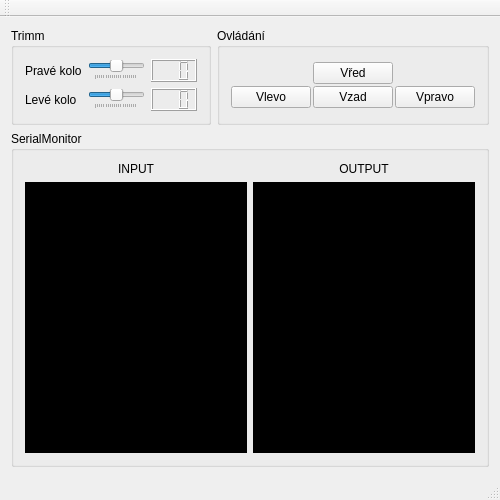
<?xml version="1.0" encoding="UTF-8"?>
<ui version="4.0">
 <class>MainWindow</class>
 <widget class="QMainWindow" name="MainWindow">
  <property name="geometry">
   <rect>
    <x>0</x>
    <y>0</y>
    <width>500</width>
    <height>500</height>
   </rect>
  </property>
  <property name="windowTitle">
   <string>MainWindow</string>
  </property>
  <widget class="QWidget" name="centralWidget">
   <layout class="QGridLayout" name="gridLayout_5">
    <item row="0" column="0">
     <widget class="QGroupBox" name="groupBox_3">
      <property name="title">
       <string>Trimm</string>
      </property>
      <layout class="QGridLayout" name="gridLayout_4">
       <item row="0" column="2">
        <widget class="QLCDNumber" name="lcdNumber">
         <property name="sizePolicy">
          <sizepolicy hsizetype="Fixed" vsizetype="Minimum">
           <horstretch>0</horstretch>
           <verstretch>0</verstretch>
          </sizepolicy>
         </property>
         <property name="digitCount">
          <number>3</number>
         </property>
        </widget>
       </item>
       <item row="1" column="0">
        <widget class="QLabel" name="label_4">
         <property name="text">
          <string>Levé kolo</string>
         </property>
        </widget>
       </item>
       <item row="0" column="0">
        <widget class="QLabel" name="label_3">
         <property name="text">
          <string>Pravé kolo</string>
         </property>
        </widget>
       </item>
       <item row="0" column="1">
        <widget class="QSlider" name="horizontalSlider">
         <property name="minimum">
          <number>-99</number>
         </property>
         <property name="maximum">
          <number>99</number>
         </property>
         <property name="pageStep">
          <number>10</number>
         </property>
         <property name="orientation">
          <enum>Qt::Horizontal</enum>
         </property>
         <property name="tickPosition">
          <enum>QSlider::TicksBelow</enum>
         </property>
        </widget>
       </item>
       <item row="1" column="1">
        <widget class="QSlider" name="horizontalSlider_2">
         <property name="minimum">
          <number>-99</number>
         </property>
         <property name="maximum">
          <number>99</number>
         </property>
         <property name="orientation">
          <enum>Qt::Horizontal</enum>
         </property>
         <property name="tickPosition">
          <enum>QSlider::TicksBelow</enum>
         </property>
        </widget>
       </item>
       <item row="1" column="2">
        <widget class="QLCDNumber" name="lcdNumber_2">
         <property name="sizePolicy">
          <sizepolicy hsizetype="Fixed" vsizetype="Minimum">
           <horstretch>0</horstretch>
           <verstretch>0</verstretch>
          </sizepolicy>
         </property>
         <property name="digitCount">
          <number>3</number>
         </property>
        </widget>
       </item>
      </layout>
      <zorder>label_4</zorder>
      <zorder>label_3</zorder>
      <zorder>horizontalSlider_2</zorder>
      <zorder>horizontalSlider</zorder>
      <zorder>label_4</zorder>
      <zorder>label_3</zorder>
      <zorder>horizontalSlider_2</zorder>
      <zorder>horizontalSlider</zorder>
      <zorder>lcdNumber</zorder>
      <zorder>lcdNumber_2</zorder>
     </widget>
    </item>
    <item row="0" column="1">
     <widget class="QGroupBox" name="groupBox">
      <property name="title">
       <string>Ovládání</string>
      </property>
      <layout class="QGridLayout" name="gridLayout_2">
       <item row="0" column="0">
        <layout class="QGridLayout" name="gridLayout">
         <property name="sizeConstraint">
          <enum>QLayout::SetMaximumSize</enum>
         </property>
         <property name="spacing">
          <number>2</number>
         </property>
         <item row="1" column="1">
          <widget class="QPushButton" name="pushButton_2">
           <property name="sizePolicy">
            <sizepolicy hsizetype="Maximum" vsizetype="Maximum">
             <horstretch>0</horstretch>
             <verstretch>0</verstretch>
            </sizepolicy>
           </property>
           <property name="text">
            <string>Vzad</string>
           </property>
          </widget>
         </item>
         <item row="1" column="2">
          <widget class="QPushButton" name="pushButton_4">
           <property name="sizePolicy">
            <sizepolicy hsizetype="Maximum" vsizetype="Maximum">
             <horstretch>0</horstretch>
             <verstretch>0</verstretch>
            </sizepolicy>
           </property>
           <property name="text">
            <string>Vpravo</string>
           </property>
          </widget>
         </item>
         <item row="0" column="1">
          <widget class="QPushButton" name="pushButton">
           <property name="sizePolicy">
            <sizepolicy hsizetype="Maximum" vsizetype="Maximum">
             <horstretch>0</horstretch>
             <verstretch>0</verstretch>
            </sizepolicy>
           </property>
           <property name="text">
            <string>Vřed</string>
           </property>
          </widget>
         </item>
         <item row="1" column="0">
          <widget class="QPushButton" name="pushButton_3">
           <property name="sizePolicy">
            <sizepolicy hsizetype="Maximum" vsizetype="Maximum">
             <horstretch>0</horstretch>
             <verstretch>0</verstretch>
            </sizepolicy>
           </property>
           <property name="text">
            <string>Vlevo</string>
           </property>
          </widget>
         </item>
        </layout>
       </item>
      </layout>
     </widget>
    </item>
    <item row="1" column="0" colspan="2">
     <widget class="QGroupBox" name="groupBox_2">
      <property name="title">
       <string>SerialMonitor</string>
      </property>
      <layout class="QGridLayout" name="gridLayout_3">
       <item row="0" column="0">
        <widget class="QLabel" name="label">
         <property name="text">
          <string>INPUT</string>
         </property>
         <property name="alignment">
          <set>Qt::AlignCenter</set>
         </property>
        </widget>
       </item>
       <item row="0" column="1">
        <widget class="QLabel" name="label_2">
         <property name="text">
          <string>OUTPUT</string>
         </property>
         <property name="alignment">
          <set>Qt::AlignCenter</set>
         </property>
        </widget>
       </item>
       <item row="1" column="0">
        <widget class="QTextEdit" name="textEdit">
         <property name="palette">
          <palette>
           <active>
            <colorrole role="WindowText">
             <brush brushstyle="SolidPattern">
              <color alpha="255">
               <red>255</red>
               <green>255</green>
               <blue>255</blue>
              </color>
             </brush>
            </colorrole>
            <colorrole role="Button">
             <brush brushstyle="SolidPattern">
              <color alpha="255">
               <red>0</red>
               <green>0</green>
               <blue>0</blue>
              </color>
             </brush>
            </colorrole>
            <colorrole role="Light">
             <brush brushstyle="SolidPattern">
              <color alpha="255">
               <red>0</red>
               <green>0</green>
               <blue>0</blue>
              </color>
             </brush>
            </colorrole>
            <colorrole role="Midlight">
             <brush brushstyle="SolidPattern">
              <color alpha="255">
               <red>0</red>
               <green>0</green>
               <blue>0</blue>
              </color>
             </brush>
            </colorrole>
            <colorrole role="Dark">
             <brush brushstyle="SolidPattern">
              <color alpha="255">
               <red>0</red>
               <green>0</green>
               <blue>0</blue>
              </color>
             </brush>
            </colorrole>
            <colorrole role="Mid">
             <brush brushstyle="SolidPattern">
              <color alpha="255">
               <red>0</red>
               <green>0</green>
               <blue>0</blue>
              </color>
             </brush>
            </colorrole>
            <colorrole role="Text">
             <brush brushstyle="SolidPattern">
              <color alpha="255">
               <red>0</red>
               <green>255</green>
               <blue>0</blue>
              </color>
             </brush>
            </colorrole>
            <colorrole role="BrightText">
             <brush brushstyle="SolidPattern">
              <color alpha="255">
               <red>255</red>
               <green>255</green>
               <blue>255</blue>
              </color>
             </brush>
            </colorrole>
            <colorrole role="ButtonText">
             <brush brushstyle="SolidPattern">
              <color alpha="255">
               <red>255</red>
               <green>255</green>
               <blue>255</blue>
              </color>
             </brush>
            </colorrole>
            <colorrole role="Base">
             <brush brushstyle="SolidPattern">
              <color alpha="255">
               <red>0</red>
               <green>0</green>
               <blue>0</blue>
              </color>
             </brush>
            </colorrole>
            <colorrole role="Window">
             <brush brushstyle="SolidPattern">
              <color alpha="255">
               <red>0</red>
               <green>0</green>
               <blue>0</blue>
              </color>
             </brush>
            </colorrole>
            <colorrole role="Shadow">
             <brush brushstyle="SolidPattern">
              <color alpha="255">
               <red>0</red>
               <green>0</green>
               <blue>0</blue>
              </color>
             </brush>
            </colorrole>
            <colorrole role="AlternateBase">
             <brush brushstyle="SolidPattern">
              <color alpha="255">
               <red>0</red>
               <green>0</green>
               <blue>0</blue>
              </color>
             </brush>
            </colorrole>
            <colorrole role="ToolTipBase">
             <brush brushstyle="SolidPattern">
              <color alpha="255">
               <red>255</red>
               <green>255</green>
               <blue>220</blue>
              </color>
             </brush>
            </colorrole>
            <colorrole role="ToolTipText">
             <brush brushstyle="SolidPattern">
              <color alpha="255">
               <red>0</red>
               <green>0</green>
               <blue>0</blue>
              </color>
             </brush>
            </colorrole>
           </active>
           <inactive>
            <colorrole role="WindowText">
             <brush brushstyle="SolidPattern">
              <color alpha="255">
               <red>255</red>
               <green>255</green>
               <blue>255</blue>
              </color>
             </brush>
            </colorrole>
            <colorrole role="Button">
             <brush brushstyle="SolidPattern">
              <color alpha="255">
               <red>0</red>
               <green>0</green>
               <blue>0</blue>
              </color>
             </brush>
            </colorrole>
            <colorrole role="Light">
             <brush brushstyle="SolidPattern">
              <color alpha="255">
               <red>0</red>
               <green>0</green>
               <blue>0</blue>
              </color>
             </brush>
            </colorrole>
            <colorrole role="Midlight">
             <brush brushstyle="SolidPattern">
              <color alpha="255">
               <red>0</red>
               <green>0</green>
               <blue>0</blue>
              </color>
             </brush>
            </colorrole>
            <colorrole role="Dark">
             <brush brushstyle="SolidPattern">
              <color alpha="255">
               <red>0</red>
               <green>0</green>
               <blue>0</blue>
              </color>
             </brush>
            </colorrole>
            <colorrole role="Mid">
             <brush brushstyle="SolidPattern">
              <color alpha="255">
               <red>0</red>
               <green>0</green>
               <blue>0</blue>
              </color>
             </brush>
            </colorrole>
            <colorrole role="Text">
             <brush brushstyle="SolidPattern">
              <color alpha="255">
               <red>0</red>
               <green>255</green>
               <blue>0</blue>
              </color>
             </brush>
            </colorrole>
            <colorrole role="BrightText">
             <brush brushstyle="SolidPattern">
              <color alpha="255">
               <red>255</red>
               <green>255</green>
               <blue>255</blue>
              </color>
             </brush>
            </colorrole>
            <colorrole role="ButtonText">
             <brush brushstyle="SolidPattern">
              <color alpha="255">
               <red>255</red>
               <green>255</green>
               <blue>255</blue>
              </color>
             </brush>
            </colorrole>
            <colorrole role="Base">
             <brush brushstyle="SolidPattern">
              <color alpha="255">
               <red>0</red>
               <green>0</green>
               <blue>0</blue>
              </color>
             </brush>
            </colorrole>
            <colorrole role="Window">
             <brush brushstyle="SolidPattern">
              <color alpha="255">
               <red>0</red>
               <green>0</green>
               <blue>0</blue>
              </color>
             </brush>
            </colorrole>
            <colorrole role="Shadow">
             <brush brushstyle="SolidPattern">
              <color alpha="255">
               <red>0</red>
               <green>0</green>
               <blue>0</blue>
              </color>
             </brush>
            </colorrole>
            <colorrole role="AlternateBase">
             <brush brushstyle="SolidPattern">
              <color alpha="255">
               <red>0</red>
               <green>0</green>
               <blue>0</blue>
              </color>
             </brush>
            </colorrole>
            <colorrole role="ToolTipBase">
             <brush brushstyle="SolidPattern">
              <color alpha="255">
               <red>255</red>
               <green>255</green>
               <blue>220</blue>
              </color>
             </brush>
            </colorrole>
            <colorrole role="ToolTipText">
             <brush brushstyle="SolidPattern">
              <color alpha="255">
               <red>0</red>
               <green>0</green>
               <blue>0</blue>
              </color>
             </brush>
            </colorrole>
           </inactive>
           <disabled>
            <colorrole role="WindowText">
             <brush brushstyle="SolidPattern">
              <color alpha="255">
               <red>0</red>
               <green>0</green>
               <blue>0</blue>
              </color>
             </brush>
            </colorrole>
            <colorrole role="Button">
             <brush brushstyle="SolidPattern">
              <color alpha="255">
               <red>0</red>
               <green>0</green>
               <blue>0</blue>
              </color>
             </brush>
            </colorrole>
            <colorrole role="Light">
             <brush brushstyle="SolidPattern">
              <color alpha="255">
               <red>0</red>
               <green>0</green>
               <blue>0</blue>
              </color>
             </brush>
            </colorrole>
            <colorrole role="Midlight">
             <brush brushstyle="SolidPattern">
              <color alpha="255">
               <red>0</red>
               <green>0</green>
               <blue>0</blue>
              </color>
             </brush>
            </colorrole>
            <colorrole role="Dark">
             <brush brushstyle="SolidPattern">
              <color alpha="255">
               <red>0</red>
               <green>0</green>
               <blue>0</blue>
              </color>
             </brush>
            </colorrole>
            <colorrole role="Mid">
             <brush brushstyle="SolidPattern">
              <color alpha="255">
               <red>0</red>
               <green>0</green>
               <blue>0</blue>
              </color>
             </brush>
            </colorrole>
            <colorrole role="Text">
             <brush brushstyle="SolidPattern">
              <color alpha="255">
               <red>0</red>
               <green>0</green>
               <blue>0</blue>
              </color>
             </brush>
            </colorrole>
            <colorrole role="BrightText">
             <brush brushstyle="SolidPattern">
              <color alpha="255">
               <red>255</red>
               <green>255</green>
               <blue>255</blue>
              </color>
             </brush>
            </colorrole>
            <colorrole role="ButtonText">
             <brush brushstyle="SolidPattern">
              <color alpha="255">
               <red>0</red>
               <green>0</green>
               <blue>0</blue>
              </color>
             </brush>
            </colorrole>
            <colorrole role="Base">
             <brush brushstyle="SolidPattern">
              <color alpha="255">
               <red>0</red>
               <green>0</green>
               <blue>0</blue>
              </color>
             </brush>
            </colorrole>
            <colorrole role="Window">
             <brush brushstyle="SolidPattern">
              <color alpha="255">
               <red>0</red>
               <green>0</green>
               <blue>0</blue>
              </color>
             </brush>
            </colorrole>
            <colorrole role="Shadow">
             <brush brushstyle="SolidPattern">
              <color alpha="255">
               <red>0</red>
               <green>0</green>
               <blue>0</blue>
              </color>
             </brush>
            </colorrole>
            <colorrole role="AlternateBase">
             <brush brushstyle="SolidPattern">
              <color alpha="255">
               <red>0</red>
               <green>0</green>
               <blue>0</blue>
              </color>
             </brush>
            </colorrole>
            <colorrole role="ToolTipBase">
             <brush brushstyle="SolidPattern">
              <color alpha="255">
               <red>255</red>
               <green>255</green>
               <blue>220</blue>
              </color>
             </brush>
            </colorrole>
            <colorrole role="ToolTipText">
             <brush brushstyle="SolidPattern">
              <color alpha="255">
               <red>0</red>
               <green>0</green>
               <blue>0</blue>
              </color>
             </brush>
            </colorrole>
           </disabled>
          </palette>
         </property>
        </widget>
       </item>
       <item row="1" column="1">
        <widget class="QTextEdit" name="textEdit_2">
         <property name="palette">
          <palette>
           <active>
            <colorrole role="WindowText">
             <brush brushstyle="SolidPattern">
              <color alpha="255">
               <red>255</red>
               <green>255</green>
               <blue>255</blue>
              </color>
             </brush>
            </colorrole>
            <colorrole role="Button">
             <brush brushstyle="SolidPattern">
              <color alpha="255">
               <red>0</red>
               <green>0</green>
               <blue>0</blue>
              </color>
             </brush>
            </colorrole>
            <colorrole role="Light">
             <brush brushstyle="SolidPattern">
              <color alpha="255">
               <red>0</red>
               <green>0</green>
               <blue>0</blue>
              </color>
             </brush>
            </colorrole>
            <colorrole role="Midlight">
             <brush brushstyle="SolidPattern">
              <color alpha="255">
               <red>0</red>
               <green>0</green>
               <blue>0</blue>
              </color>
             </brush>
            </colorrole>
            <colorrole role="Dark">
             <brush brushstyle="SolidPattern">
              <color alpha="255">
               <red>0</red>
               <green>0</green>
               <blue>0</blue>
              </color>
             </brush>
            </colorrole>
            <colorrole role="Mid">
             <brush brushstyle="SolidPattern">
              <color alpha="255">
               <red>0</red>
               <green>0</green>
               <blue>0</blue>
              </color>
             </brush>
            </colorrole>
            <colorrole role="Text">
             <brush brushstyle="SolidPattern">
              <color alpha="255">
               <red>0</red>
               <green>255</green>
               <blue>0</blue>
              </color>
             </brush>
            </colorrole>
            <colorrole role="BrightText">
             <brush brushstyle="SolidPattern">
              <color alpha="255">
               <red>255</red>
               <green>255</green>
               <blue>255</blue>
              </color>
             </brush>
            </colorrole>
            <colorrole role="ButtonText">
             <brush brushstyle="SolidPattern">
              <color alpha="255">
               <red>255</red>
               <green>255</green>
               <blue>255</blue>
              </color>
             </brush>
            </colorrole>
            <colorrole role="Base">
             <brush brushstyle="SolidPattern">
              <color alpha="255">
               <red>0</red>
               <green>0</green>
               <blue>0</blue>
              </color>
             </brush>
            </colorrole>
            <colorrole role="Window">
             <brush brushstyle="SolidPattern">
              <color alpha="255">
               <red>0</red>
               <green>0</green>
               <blue>0</blue>
              </color>
             </brush>
            </colorrole>
            <colorrole role="Shadow">
             <brush brushstyle="SolidPattern">
              <color alpha="255">
               <red>0</red>
               <green>0</green>
               <blue>0</blue>
              </color>
             </brush>
            </colorrole>
            <colorrole role="AlternateBase">
             <brush brushstyle="SolidPattern">
              <color alpha="255">
               <red>0</red>
               <green>0</green>
               <blue>0</blue>
              </color>
             </brush>
            </colorrole>
            <colorrole role="ToolTipBase">
             <brush brushstyle="SolidPattern">
              <color alpha="255">
               <red>255</red>
               <green>255</green>
               <blue>220</blue>
              </color>
             </brush>
            </colorrole>
            <colorrole role="ToolTipText">
             <brush brushstyle="SolidPattern">
              <color alpha="255">
               <red>0</red>
               <green>0</green>
               <blue>0</blue>
              </color>
             </brush>
            </colorrole>
           </active>
           <inactive>
            <colorrole role="WindowText">
             <brush brushstyle="SolidPattern">
              <color alpha="255">
               <red>255</red>
               <green>255</green>
               <blue>255</blue>
              </color>
             </brush>
            </colorrole>
            <colorrole role="Button">
             <brush brushstyle="SolidPattern">
              <color alpha="255">
               <red>0</red>
               <green>0</green>
               <blue>0</blue>
              </color>
             </brush>
            </colorrole>
            <colorrole role="Light">
             <brush brushstyle="SolidPattern">
              <color alpha="255">
               <red>0</red>
               <green>0</green>
               <blue>0</blue>
              </color>
             </brush>
            </colorrole>
            <colorrole role="Midlight">
             <brush brushstyle="SolidPattern">
              <color alpha="255">
               <red>0</red>
               <green>0</green>
               <blue>0</blue>
              </color>
             </brush>
            </colorrole>
            <colorrole role="Dark">
             <brush brushstyle="SolidPattern">
              <color alpha="255">
               <red>0</red>
               <green>0</green>
               <blue>0</blue>
              </color>
             </brush>
            </colorrole>
            <colorrole role="Mid">
             <brush brushstyle="SolidPattern">
              <color alpha="255">
               <red>0</red>
               <green>0</green>
               <blue>0</blue>
              </color>
             </brush>
            </colorrole>
            <colorrole role="Text">
             <brush brushstyle="SolidPattern">
              <color alpha="255">
               <red>0</red>
               <green>255</green>
               <blue>0</blue>
              </color>
             </brush>
            </colorrole>
            <colorrole role="BrightText">
             <brush brushstyle="SolidPattern">
              <color alpha="255">
               <red>255</red>
               <green>255</green>
               <blue>255</blue>
              </color>
             </brush>
            </colorrole>
            <colorrole role="ButtonText">
             <brush brushstyle="SolidPattern">
              <color alpha="255">
               <red>255</red>
               <green>255</green>
               <blue>255</blue>
              </color>
             </brush>
            </colorrole>
            <colorrole role="Base">
             <brush brushstyle="SolidPattern">
              <color alpha="255">
               <red>0</red>
               <green>0</green>
               <blue>0</blue>
              </color>
             </brush>
            </colorrole>
            <colorrole role="Window">
             <brush brushstyle="SolidPattern">
              <color alpha="255">
               <red>0</red>
               <green>0</green>
               <blue>0</blue>
              </color>
             </brush>
            </colorrole>
            <colorrole role="Shadow">
             <brush brushstyle="SolidPattern">
              <color alpha="255">
               <red>0</red>
               <green>0</green>
               <blue>0</blue>
              </color>
             </brush>
            </colorrole>
            <colorrole role="AlternateBase">
             <brush brushstyle="SolidPattern">
              <color alpha="255">
               <red>0</red>
               <green>0</green>
               <blue>0</blue>
              </color>
             </brush>
            </colorrole>
            <colorrole role="ToolTipBase">
             <brush brushstyle="SolidPattern">
              <color alpha="255">
               <red>255</red>
               <green>255</green>
               <blue>220</blue>
              </color>
             </brush>
            </colorrole>
            <colorrole role="ToolTipText">
             <brush brushstyle="SolidPattern">
              <color alpha="255">
               <red>0</red>
               <green>0</green>
               <blue>0</blue>
              </color>
             </brush>
            </colorrole>
           </inactive>
           <disabled>
            <colorrole role="WindowText">
             <brush brushstyle="SolidPattern">
              <color alpha="255">
               <red>0</red>
               <green>0</green>
               <blue>0</blue>
              </color>
             </brush>
            </colorrole>
            <colorrole role="Button">
             <brush brushstyle="SolidPattern">
              <color alpha="255">
               <red>0</red>
               <green>0</green>
               <blue>0</blue>
              </color>
             </brush>
            </colorrole>
            <colorrole role="Light">
             <brush brushstyle="SolidPattern">
              <color alpha="255">
               <red>0</red>
               <green>0</green>
               <blue>0</blue>
              </color>
             </brush>
            </colorrole>
            <colorrole role="Midlight">
             <brush brushstyle="SolidPattern">
              <color alpha="255">
               <red>0</red>
               <green>0</green>
               <blue>0</blue>
              </color>
             </brush>
            </colorrole>
            <colorrole role="Dark">
             <brush brushstyle="SolidPattern">
              <color alpha="255">
               <red>0</red>
               <green>0</green>
               <blue>0</blue>
              </color>
             </brush>
            </colorrole>
            <colorrole role="Mid">
             <brush brushstyle="SolidPattern">
              <color alpha="255">
               <red>0</red>
               <green>0</green>
               <blue>0</blue>
              </color>
             </brush>
            </colorrole>
            <colorrole role="Text">
             <brush brushstyle="SolidPattern">
              <color alpha="255">
               <red>0</red>
               <green>0</green>
               <blue>0</blue>
              </color>
             </brush>
            </colorrole>
            <colorrole role="BrightText">
             <brush brushstyle="SolidPattern">
              <color alpha="255">
               <red>255</red>
               <green>255</green>
               <blue>255</blue>
              </color>
             </brush>
            </colorrole>
            <colorrole role="ButtonText">
             <brush brushstyle="SolidPattern">
              <color alpha="255">
               <red>0</red>
               <green>0</green>
               <blue>0</blue>
              </color>
             </brush>
            </colorrole>
            <colorrole role="Base">
             <brush brushstyle="SolidPattern">
              <color alpha="255">
               <red>0</red>
               <green>0</green>
               <blue>0</blue>
              </color>
             </brush>
            </colorrole>
            <colorrole role="Window">
             <brush brushstyle="SolidPattern">
              <color alpha="255">
               <red>0</red>
               <green>0</green>
               <blue>0</blue>
              </color>
             </brush>
            </colorrole>
            <colorrole role="Shadow">
             <brush brushstyle="SolidPattern">
              <color alpha="255">
               <red>0</red>
               <green>0</green>
               <blue>0</blue>
              </color>
             </brush>
            </colorrole>
            <colorrole role="AlternateBase">
             <brush brushstyle="SolidPattern">
              <color alpha="255">
               <red>0</red>
               <green>0</green>
               <blue>0</blue>
              </color>
             </brush>
            </colorrole>
            <colorrole role="ToolTipBase">
             <brush brushstyle="SolidPattern">
              <color alpha="255">
               <red>255</red>
               <green>255</green>
               <blue>220</blue>
              </color>
             </brush>
            </colorrole>
            <colorrole role="ToolTipText">
             <brush brushstyle="SolidPattern">
              <color alpha="255">
               <red>0</red>
               <green>0</green>
               <blue>0</blue>
              </color>
             </brush>
            </colorrole>
           </disabled>
          </palette>
         </property>
        </widget>
       </item>
      </layout>
     </widget>
    </item>
   </layout>
   <zorder>pushButton</zorder>
   <zorder>pushButton_2</zorder>
   <zorder>pushButton_3</zorder>
   <zorder>pushButton_4</zorder>
   <zorder>groupBox</zorder>
   <zorder>groupBox_2</zorder>
   <zorder></zorder>
   <zorder>groupBox_3</zorder>
  </widget>
  <widget class="QMenuBar" name="menuBar">
   <property name="geometry">
    <rect>
     <x>0</x>
     <y>0</y>
     <width>500</width>
     <height>21</height>
    </rect>
   </property>
  </widget>
  <widget class="QToolBar" name="mainToolBar">
   <attribute name="toolBarArea">
    <enum>TopToolBarArea</enum>
   </attribute>
   <attribute name="toolBarBreak">
    <bool>false</bool>
   </attribute>
  </widget>
  <widget class="QStatusBar" name="statusBar"/>
 </widget>
 <layoutdefault spacing="6" margin="11"/>
 <resources/>
 <connections>
  <connection>
   <sender>horizontalSlider</sender>
   <signal>valueChanged(int)</signal>
   <receiver>lcdNumber</receiver>
   <slot>display(int)</slot>
   <hints>
    <hint type="sourcelabel">
     <x>114</x>
     <y>74</y>
    </hint>
    <hint type="destinationlabel">
     <x>192</x>
     <y>73</y>
    </hint>
   </hints>
  </connection>
  <connection>
   <sender>horizontalSlider_2</sender>
   <signal>valueChanged(int)</signal>
   <receiver>lcdNumber_2</receiver>
   <slot>display(int)</slot>
   <hints>
    <hint type="sourcelabel">
     <x>132</x>
     <y>112</y>
    </hint>
    <hint type="destinationlabel">
     <x>185</x>
     <y>106</y>
    </hint>
   </hints>
  </connection>
 </connections>
</ui>
